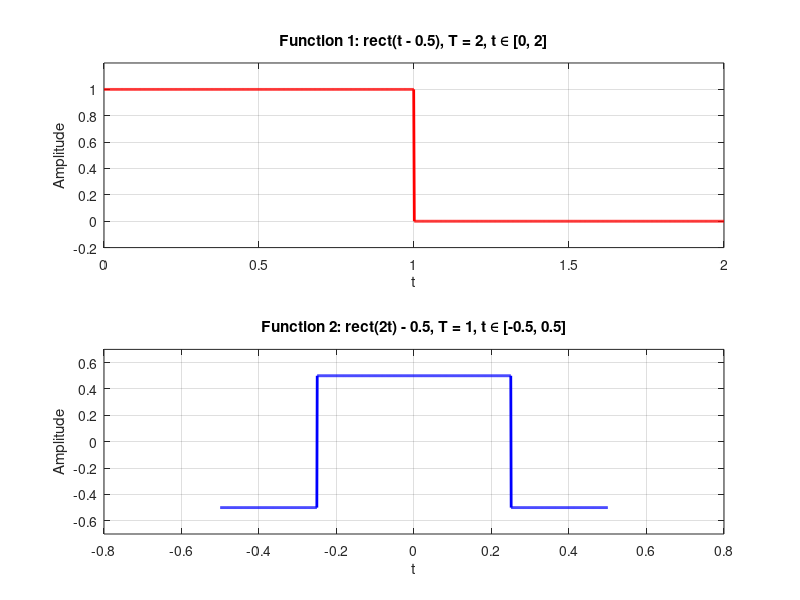

Here is the MATLAB script that generated this plot: (Note: this script raises an error after producing the figure.)
% MATLAB code to plot two functions

% Define the first function: rect(t - 0.5)
T1 = 2;  % Period T = 2
t1 = linspace(0, 2, 1000);  % Time vector from 0 to 2
rect1 = double(t1 >= 0 & t1 <= 1);  % rect(t - 0.5)

% Define the second function: rect(2t) - 0.5
T2 = 1;  % Period T = 1
t2 = linspace(-0.5, 0.5, 1000);  % Time vector from -0.5 to 0.5
rect2 = double(abs(2*t2) <= 0.5) - 0.5;  % rect(2t) - 0.5

% Plot the first function
figure;
subplot(2, 1, 1);
plot(t1, rect1, 'r', 'LineWidth', 2);
title('Function 1: rect(t - 0.5), T = 2, t \in [0, 2]');
xlabel('t');
ylabel('Amplitude');
ylim([-0.2, 1.2]);
grid on;

% Plot the second function
subplot(2, 1, 2);
plot(t2, rect2, 'b', 'LineWidth', 2);
title('Function 2: rect(2t) - 0.5, T = 1, t \in [-0.5, 0.5]');
xlabel('t');
ylabel('Amplitude');
ylim([-0.7, 0.7]);
grid on;

% Adjust plot

sgtitle(['Name: Sujay Vivek - Roll No: 22EE30029']);
% MATLAB code to plot two functions


